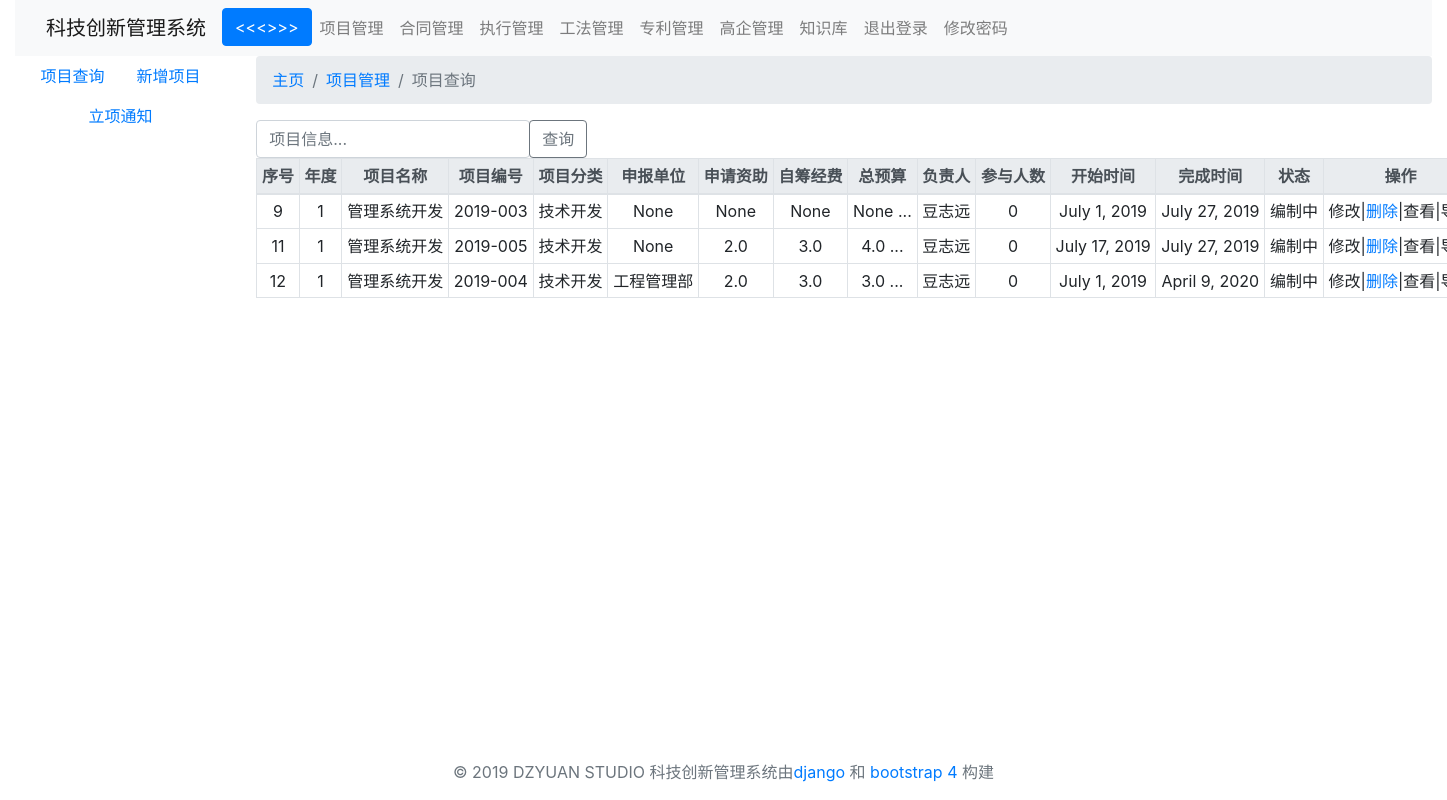
Page /projects/ (signed in) on the committed database.
### todolist/models.py (models this page shows, shortened)
class project(models.Model):
    sort_choice=(("1","技术开发"),("2","技术引进"),("3","基础研究"),("4","软科学研究"),("5","推广应用"),)
    status_choice=(("1","编制中"),("2","审核中"),("3","通过归档"),)
    year_choice=(("2019","2019年度"),("2020","2020年度"),("2021","2021年度"),("2022","2022年度"),("2023","2023年度"),)
    projectid=models.CharField('项目编号',unique=True,max_length = 30,default='')
    projectname = models.CharField('项目名称',max_length = 30,default='')
    applicant_branch = models.ForeignKey('branch',on_delete=models.SET_NULL,null=True)
    year=models.CharField('申报年度',max_length=20,choices = year_choice,default=1)
    sort=models.CharField('项目分类',max_length = 45,choices = sort_choice,default=1)
    leader = models.CharField('负责人',max_length = 10,default='')
    personnumber= models.IntegerField('参与人数',default=0, null=True,blank=True)
    applybudget  = models.FloatField('申请资助', default=None,null=True,blank=True)
    selfbudget  = models.FloatField('自筹经费', default=None,null=True,blank=True)
    totalbudget  = models.FloatField('总预算', default=None,null=True,blank=True)
    start_date = models.DateField('开始时间', default=None, null=True,blank=True)
    complete_date = models.DateField('结束时间',  default=None, null=True,blank=True)
    apply_date = models.DateTimeField('申请时间',auto_now_add=True, null=True,blank=True)
    mod_date = models.DateTimeField('修改时间',auto_now=True, null=True,blank=True)
    purpose=models.TextField('目的',default='')
    excution=models.TextField('实施方式',default='')
    innovation=models.TextField('创新点',default='')
    status=models.CharField('项目状态',max_length=20,choices = status_choice,default=1)
    user=models.ForeignKey(User,on_delete=models.SET_NULL,null=True)
    class Meta:
        verbose_name = 'product'
        verbose_name_plural = 'products'

class branch(models.Model):
    branchname=models.CharField('单位名称',unique=True,max_length = 50,default='')
    class Meta:
        verbose_name = 'branch'
        verbose_name_plural = 'branches'
    def __str__(self):
        return self.branchname

### todolist/views.py (the view, shortened to what this page needs)
# urls.py: path('',views.projectlist,name='project_list'),
def projectlist(request):
    projectlist = project.objects.all()
    search_query = request.GET.get('q')
    paginator = Paginator(projectlist, 10) # Show 25 contacts per page
    page = request.GET.get('page')
    projectlist = paginator.get_page(page)
    context = {'projectlist' : projectlist}
    return render(request,'pages/project_query.html',context)

### todolist/templates/pages/project_query.html (shortened to what this page needs)
{% extends "base.html" %}
{%load static%}
{% block content %}
    {% include 'pieces/project_menu.html' %}
    {% include 'pieces/query.html' %}
{% endblock content %}

### templates/base.html (shortened to what this page needs)
{%load static%}
<!DOCTYPE html>
<html lang="zh">
<head>
<link rel="stylesheet" href="{% static 'css/bootstrap.min.css' %}" type="text/css" >
<link href="{% static 'css/styles.css' %}" rel="stylesheet" type="text/css">
<link href="{% static 'css/bootstrap-datetimepicker.min.css' %}" rel="stylesheet" type="text/css">
</head>
<body>
<div id="container-fluid">
<div class="container-fluid center ">
    <nav class="navbar navbar-light bg-light  navbar-expand-sm  center">
        <div class="container-fluid"> <a class="navbar-brand"  data-dl-root="true" href="{% url "index:index" %}">科技创新管理系统</a>
            <div class="collapse navbar-collapse center" id="navbarCollapse">
                <ul class="navbar-nav mr-auto">
                    <li class="nav-item" id="nav_getting_started"> <a class="btn btn-primary" data-toggle="collapse" href="#collapseExample" role="button" aria-expanded="false" aria-controls="collapseExample">
    <<<>>> </a> </li>
                    {% if user.is_authenticated %}
                    <li class="nav-item" id="nav_getting_started"> <a class="nav-link"  data-dl-root="true" href="{% url 'project_list' %}">项目管理</a> </li>
                    <li class="nav-item" id="nav_layout"> <a class="nav-link"  data-dl-root="true" href="contract">合同管理</a> </li>
                    <li class="nav-item" id="nav_content"> <a class="nav-link"  data-dl-root="true" href="excute">执行管理</a> </li>
                    <li class="nav-item" id="nav_components"> <a class="nav-link"  data-dl-root="true" href="gongfa">工法管理</a> </li>
                    <li class="nav-item" id="nav_utilities"> <a class="nav-link"  data-dl-root="true" href="patent">专利管理</a> </li>
                    <li class="nav-item" id="nav_extend"> <a class="nav-link"  data-dl-root="true" href="hitech">高企管理</a> </li>
                    <li class="nav-item" id="nav_examples"> <a class="nav-link"  data-dl-root="true" href="knowledge">知识库</a> </li>
                    <li class="nav-item" id="nav_about"> <a class="nav-link"  data-dl-root="true" href="changelog.html">退出登录</a> </li>
                    <li class="nav-item" id="nav_about"> <a class="nav-link"  data-dl-root="true" href="about.html">修改密码</a> </li>
                    {% else %}
                    <li class="nav-item" id="nav_about"> <a class="nav-link"  data-dl-root="true" href="changelog.html">登录</a> </li>
                    {% endif %}
                </ul>
            </div>
        </div>
    </nav>
    <div class="row">
        {% if user.is_authenticated %}
            {% block content %}
            {% endblock content %}
        {% else %}
            {% block login %}
            {% endblock login %}
        {% endif %}
    </div>
<div style="padding-top: 80px"></div>
    <footer class="footer  fixed-bottom mt-auto py-3 " id="footer">
        <div class="container center">
            <div class="text-muted"> © 2019  DZYUAN STUDIO   科技创新管理系统由<a href="https://www.djangoproject.com/" target="_blank">django</a> 和 <a href="https://getbootstrap.com/" target="_blank">bootstrap 4</a> 构建</div>
        </div>
    </footer>
</div>
</body>
</html>

### todolist/templates/pieces/project_menu.html (shortened to what this page needs)
    <div class="col-2 d-lg-block d-none collapse" id="collapseExample">
        <div class="nav nav-pills d-flex justify-content-center" >
            <a class="nav-link " href="{% url "project_list" %}" >项目查询</a>
            <a class="nav-link" href="{% url "project_add" %}" >新增项目</a>
            <a class="nav-link" href="project_inform"  >立项通知</a>
        </div>
    </div>

### todolist/templates/pieces/query.html
<div class="col-12 col-lg-10">
    <nav aria-label="breadcrumb">
      <ol class="breadcrumb">
        <li class="breadcrumb-item"><a href="{% url "index:index" %}">主页</a></li>
        <li class="breadcrumb-item"><a href="{% url 'project_list' %}">项目管理</a></li>
        <li class="breadcrumb-item active" aria-current="page">项目查询</li>
      </ol>
    </nav>
					<form class="form-inline" method="GET" action="{% url 'project_list' %}">
						<input type="text"   class="form-control" placeholder="项目信息..." name="q" required="">
					<div class="input-group-append">
            <button class="btn btn-outline-secondary"  type="submit" >查询</button>
          </div>
					</form>
    {% include "pieces/table.html" %}
 </div>

### todolist/templates/pieces/table.html (shortened to what this page needs)
      <div class=table-responsive">
            <table class="table text-nowrap table-sm table-bordered table-hover">
                <thead class="thead-light">
                    <tr>
                        <th> 序号 </th>
                        <th> 年度 </th>
                        <th> 项目名称 </th>
                        <th> 项目编号 </th>
                        <th> 项目分类</th>
                        <th> 申报单位</th>
                        <th> 申请资助 </th>
                        <th> 自筹经费 </th>
                        <th> 总预算 </th>
                        <th> 负责人 </th>
                        <th> 参与人数 </th>
                        <th> 开始时间 </th>
                        <th> 完成时间 </th>
                        <th> 状态 </th>
                        <th> 操作 </th>
                    </tr>
                </thead>
                <tbody>
                {% for project in projectlist %}
                    <tr>
                        <td>  {{project.id}}</td>
                        <td>  {{ project.get_year_display  }}</td>
                        <td>  {{project.projectname}} </td>
                        <td>  {{project.projectid}} </td>
                        <td>  {{ project.get_sort_display}}</td>
                        <td>  {{project.applicant_branch}} </td>
                        <td>  {{project.applybudget}} </td>
                        <td>  {{project.selfbudget}}</td>
                        <td>  {{project.totalbudget}} ... </td>
                        <td>  {{project.leader}}</td>
                        <td>  {{project.personnumber}}</td>
                        <td>  {{project.start_date}} </td>
                        <td>  {{project.complete_date}} </td>
                        <td>  {{project.get_status_display}} </td>
                        <td>  修改|<a href="{% url "project_delete" project.id%}">删除</a>|查看|导出 </td>
                    </tr>
                {% endfor %}
                </tbody>
            </table>
        </div>

### static/css/styles.css (style rules this page uses)
.center { text-align: center }

### rows in the picture
project: id "9", year "1", projectname "管理系统开发", projectid "2019-003", sort "技术开发", applicant_branch "None", applybudget "None", selfbudget "None", totalbudget "None", leader "豆志远", personnumber "0", start_date "July 1, 2019", complete_date "July 27, 2019", status "编制中"
project: id "11", year "1", projectname "管理系统开发", projectid "2019-005", sort "技术开发", applicant_branch "None", applybudget "2.0", selfbudget "3.0", totalbudget "4.0", leader "豆志远", personnumber "0", start_date "July 17, 2019", complete_date "July 27, 2019", status "编制中"
project: id "12", year "1", projectname "管理系统开发", projectid "2019-004", sort "技术开发", applicant_branch "工程管理部", applybudget "2.0", selfbudget "3.0", totalbudget "3.0", leader "豆志远", personnumber "0", start_date "July 1, 2019", complete_date "April 9, 2020", status "编制中"
